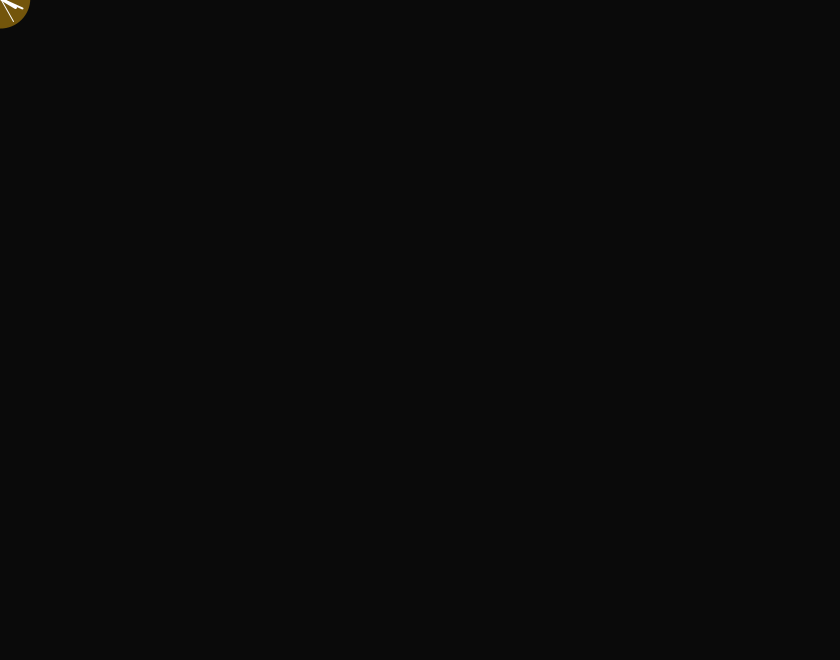
Frame 1 (no input)
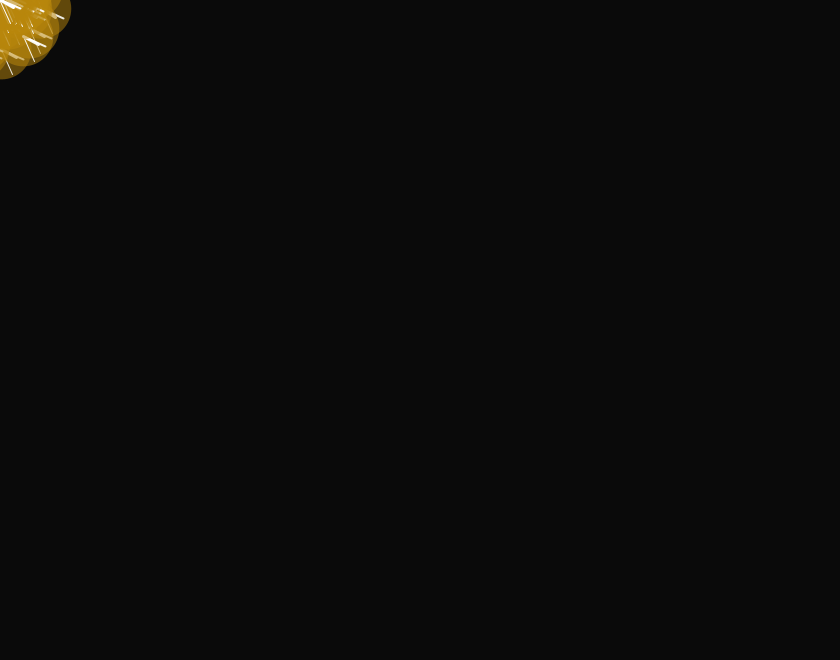
Frame 60 (the mouse pressed at the canvas centre just before this capture)
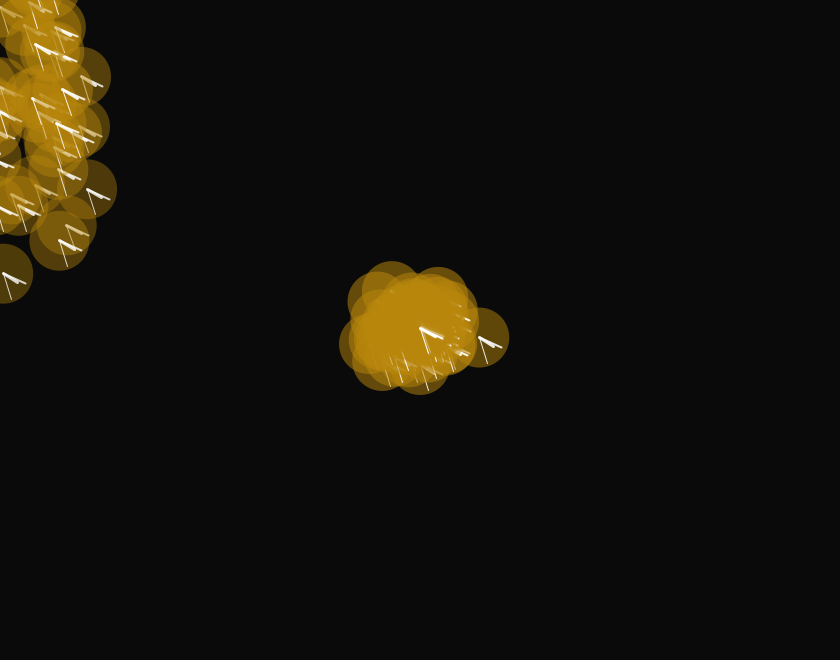
Frame 120 (the mouse held since frame 60 and released just before this capture)

The Processing sketch that drew these frames (run headless with seeded random() and noise(); from frame 60 on, the mouse is pressed at the canvas centre):

// Processing sketch: processing_93436
// ── processing_93436.pde

// Time is Money
// Jürg Dietrich
// 16.03.2013
//
// Implementation of Wristwatch
// adapted from
// Libby Riefler <er845@bard.edu>
// http://www.openprocessing.org/sketch/7877


ArrayList<Particle> particles;

void setup() {
  size(840,660);
  particles = new ArrayList<Particle>();
  smooth();
}

void draw() {
  background(10);
  //[offset-down] A new Particle object is added to the ArrayList every cycle through draw().
  particles.add(new Particle(new PVector(mouseX, mouseY)));

  for (int i = 0; i < particles.size(); i++) {
    Particle p = particles.get(i);
    p.run();
    if (p.isDead()) {
      particles.remove(i);
    }
  }
}
 
class Particle {
  PVector location;
  PVector velocity;
  PVector acceleration;
  float lifespan;

  Particle(PVector l) {
    //[offset-up] For demonstration purposes we assign the Particle an initial velocity and constant acceleration.
    acceleration = new PVector(0,0.05);
    velocity = new PVector(random(-1,1),random(-2,0));
    location = l.get();
    lifespan = 255.0;
  }

  // Sometimes it’s convenient to have a “run”
  // function that calls all the other functions we need.
  void run() {
    update();
    display();
    //showText();
  }

  void update() {
    velocity.add(acceleration);
    location.add(velocity);
    lifespan -= 0.5;
  }

  // particles as clocks
  void display() {
    int c = (int) random(20);
    //fill(184, 134, 11, lifespan);
    //fill(105,105,105,lifespan-100);
    fill(184, 134, 11, lifespan-100);
    
    noStroke();
    ellipse(location.x, location.y, 60, 60);
    stroke(255, lifespan); 
    float s = map(second(), 0, 60, 0, TWO_PI) - HALF_PI;
    float m = map(minute(), 0, 60, 0, TWO_PI) - HALF_PI;
    float h = map(hour() % 12, 0, 12, 0, TWO_PI) - HALF_PI;
  
    strokeWeight(1);
    line(location.x, location.y, cos(s) * 27 + location.x, sin(s) * 27 + location.y);
    strokeWeight(2);
    line(location.x, location.y, cos(m) * 24 + location.x, sin(m) * 24 + location.y);
    strokeWeight(3);
    line(location.x, location.y, cos(h) * 17 + location.x, sin(h) * 17 + location.y);
  }
  
  // Is the Particle alive or dead?
  boolean isDead() {
    if (lifespan < 0.0) {
      return true;
    } else {
      return false;
    }
  }
}
